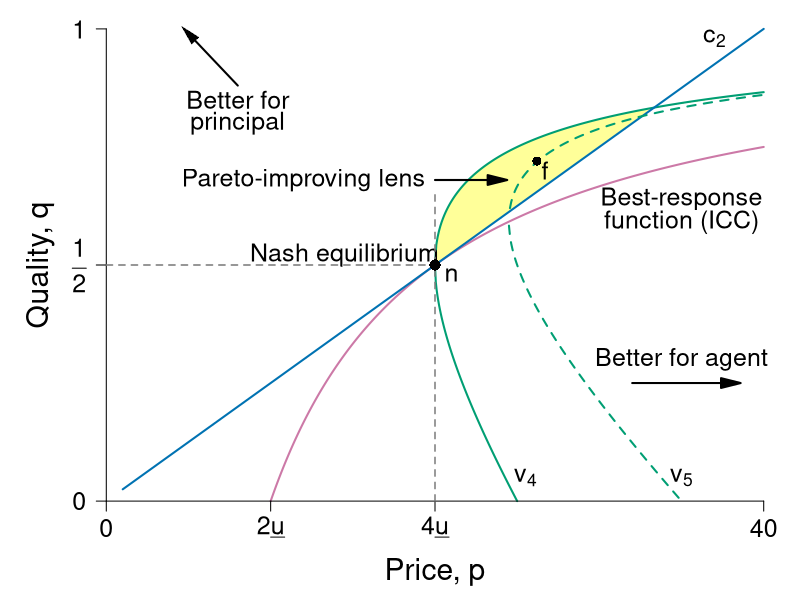

The R script that drew this image:
require(ggplot2)
require(shape)
pdf(file = "information_power/ch11_fig6.pdf", width = 9, height = 7)

#Set parameters for graphics
axislabelsize <- 1.8
labelsize <- 1.5
namesize <- 1.8
annotatesize <- 1.5
graphlinewidth <- 2
segmentlinewidth <- 1.5

COL <- c("#7fc97f", "#beaed4", "#fdc086", "#ffff99", "#386cb0", "#f0027f", "#bf5b17", "#666666")
COLA <- c("#e0f3db", "#99d8c9","#66c2a4","#41ae76", "#238b45", "#005824")
COLB <- c("#c6dbef", "#4eb3d3", "#2b8cbe", "#0868ac","#084081")
COLC <- c("#fcfbfd", "#efedf5", "#dadaeb", "#bcbddc", "#9e9ac8", "#807dba", "#6a51a3", "#54278f", "#3f007d")
grays <- gray.colors(25, start = 1, end = 0)
CBCols <- c("#009E73","#0072B2","#E69F00","#CC79A7", "#F0E442")

brfFn <- function(p, delta = 5) {
  1 - (2 * delta) / p
}

isovhigh <- function(p, delta = 5, v = 20){
  (sqrt(p^2 - 4 * delta * v) - p + 2*v)/(2 * v )
}

isovlow <- function(p, delta = 5, v = 20){
  (-sqrt(p^2 - 4 * delta * v) - p + 2*v)/(2 * v )
}


isovhigh1 <- function(p, delta = 5, v = 30){
  (sqrt(p^2 - 4 * delta * v) - p + 2*v)/(2 * v )
}

isovlow1 <- function(p, delta = 5, v = 30){
  (-sqrt(p^2 - 4 * delta * v) - p + 2*v)/(2 * v )
}

solowCondition <- function(p, delta = 5){
  (p*(1/(8*delta)))
}


par(mar =  c(4, 4, 0.5, 0.5))
xlims <- c(0, 40)
ylims <- c(0, 1)


plot(0, 0, xlim = xlims, ylim = ylims, type = "n",
     xlab = "",
     ylab = "",
     xaxt = "n", yaxt = "n", cex.lab = axislabelsize, bty = "n")

mtext(expression(paste("Price, ", p)), side = 1, line = 2.5, cex = axislabelsize)
text(-4, ylims[2] - 0.5*(ylims[2] - ylims[1]), expression(paste("Quality, ", q)), xpd = TRUE, cex = axislabelsize, srt = 90) 


npts <- 500 
npts2 <- 501
#Specify the sequences of points for graphing. 
xx1 <- seq(10, xlims[2], length.out = npts)
xx2 <- seq(1, xlims[2], length.out = npts)
xx3 <- seq(xlims[1], xlims[2], length.out = npts2)
xx4 <- seq(xlims[1], 25, length.out = npts2)
xx5 <- seq(xlims[1], xlims[2], length.out = npts2)
xx6 <- seq(xlims[1], 35, length.out = npts2)
yy1 <- isovhigh(xx3, delta = 5, v = 20)

#Below, note I have gone to number 416 because at that observation we can 
#find the closest outcome to the intersection of the curves. Serves fine 
#for the relevant polygon
#Draw the shaded area of the Pareto-improving lens
#For the polygon need the intersection of v and iso-profit
#(2p - 40)^2 = p^2 - 400
#4p^2 - 160p + 1600 = p^2 - 400
#3p^2 - 160p + 2000 = 0
#p = 20 or p = 100/3 = 33.3 
# => q = (1/40)*33.3 = 0.8325
polygon(c(xx3, xx3[416]), c(yy1, yy1[416]), col = COL[4], density = NULL, border = NA)

#Draw the lines for the graphs
lines(xx1, brfFn(xx1), col = CBCols[4], lwd = graphlinewidth)
lines(xx3, isovhigh(xx3, v = 20, delta = 5), col = CBCols[1], lwd = graphlinewidth)
lines(xx4, isovlow(xx4, v = 20, delta = 5), col = CBCols[1], lwd = graphlinewidth)
lines(xx2, solowCondition(xx2, delta = 5), col = CBCols[2], lwd = graphlinewidth)
lines(xx5, isovhigh1(xx5, v = 30, delta = 5), col = CBCols[1], lwd = graphlinewidth, lty = 2)
lines(xx6, isovlow1(xx6, v = 30, delta = 5), col = CBCols[1], lwd = graphlinewidth, lty = 2)


#Customize ticks and labels for the plot
ticksy <- c(0, 0.5, 1)
ylabels <- c(0, expression(paste(frac(1,2))), 1)
ticksx <- c(0, 10, 20, 40)
xlabels <- c(0, expression(paste(2*underline("u"))), expression(paste(4*underline("u"))), 40)
axis(1, at = ticksx, pos = 0, labels = xlabels, cex.axis = annotatesize)
axis(2, at = ticksy, pos = 0, labels = ylabels, las = 1, cex.axis = annotatesize)

#Annotation of the three graphs and the NE
text(37, 0.98, expression(paste(c[2])), cex = annotatesize)
#text(31, 0.98, expression(paste("Isoprofit: ", q == frac(p, 8*underline("u")))), cex = annotatesize)
text(35, 0.64, expression(paste("Best-response")), cex = annotatesize)
text(35, 0.59, expression(paste("function (ICC)")), cex = annotatesize)

text(25.5, 0.05, expression(paste(v[4])), cex = annotatesize)
text(35, 0.05, expression(paste(v[5])), cex = annotatesize)
text(14.5, 0.52, expression(paste("Nash equilibrium")), cex = annotatesize)

#Lines for the coordinates of the Nash equilbrium
segments(20, 0, 20, 0.65, lty = 2, col = grays[20], lwd = segmentlinewidth)
segments(0, 0.5, 20, 0.5, lty = 2, col = grays[20], lwd = segmentlinewidth)

#Add a point for the NE
points(20, 0.5, pch = 16, col = "black", cex = 1.5)
text(21, 0.48, expression(paste("n")), cex = annotatesize)

#Add a point for f. referred to in the text
points(26.2, 0.72, pch = 16, col = "black", cex = 1.2)
text(26.7, 0.7, expression(paste("f")), cex = annotatesize)

#Arrow to Pareto-improving Lens
Arrows(20, 0.68, 23.8, 0.68, col = "black", lty = 1, lwd = 2, arr.type = "triangle")
text(12, 0.68, expression(paste("Pareto-improving lens")), cex = annotatesize)

# better for P
text(8, 0.85, expression("Better for"), cex = labelsize)
text(8, 0.8, expression("principal"), cex = labelsize)
Arrows(8, 0.88, 5, 0.99, col = "black", lty = 1, lwd = 2, arr.type = "triangle", arr.lwd = 0.5)

# better for A
Arrows(32, 0.25, 38, 0.25,  col = "black", lty = 1, lwd = 2, arr.type = "triangle")
text(35, 0.3, expression(paste("Better for agent")), cex = annotatesize)

dev.off()
